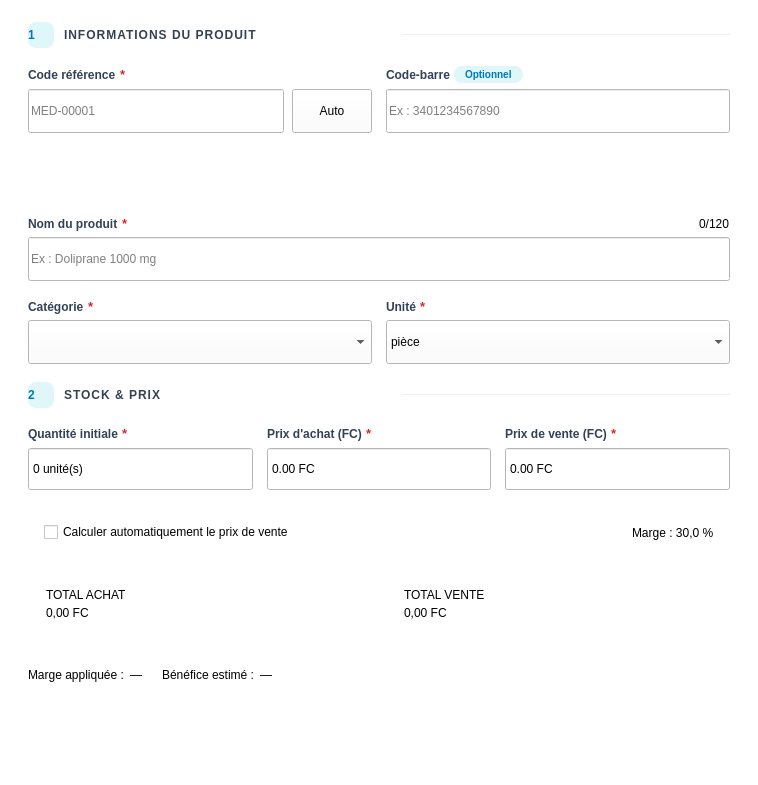
        <widget class="QWidget" name="scroll_content">
         <property name="geometry">
          <rect>
           <x>0</x>
           <y>0</y>
           <width>758</width>
           <height>785</height>
          </rect>
         </property>
         <property name="styleSheet">
          <string notr="true">background-color: #ffffff;</string>
         </property>
         <layout class="QVBoxLayout" name="content_layout">
          <property name="spacing">
           <number>18</number>
          </property>
          <property name="leftMargin">
           <number>28</number>
          </property>
          <property name="topMargin">
           <number>22</number>
          </property>
          <property name="rightMargin">
           <number>28</number>
          </property>
          <property name="bottomMargin">
           <number>22</number>
          </property>
          <item>
           <layout class="QHBoxLayout" name="sec1_header">
            <property name="spacing">
             <number>10</number>
            </property>
            <item>
             <widget class="QLabel" name="sec1_num">
              <property name="styleSheet">
               <string notr="true">QLabel { background-color: #e0f7fa; color: #0077B6; border-radius: 8px; font-size: 12px; font-weight: 800; min-width: 26px; max-width: 26px; min-height: 26px; max-height: 26px; qproperty-alignment: 'AlignCenter'; }</string>
              </property>
              <property name="text">
               <string>1</string>
              </property>
             </widget>
            </item>
            <item>
             <widget class="QLabel" name="sec1_title">
              <property name="styleSheet">
               <string notr="true">color: #334155; font-size: 12px; font-weight: 800; letter-spacing: 1px; background: transparent;</string>
              </property>
              <property name="text">
               <string>INFORMATIONS DU PRODUIT</string>
              </property>
             </widget>
            </item>
            <item>
             <widget class="QFrame" name="sec1_line">
              <property name="styleSheet">
               <string notr="true">background-color: #eef2f7; border: none; max-height: 1px; min-height: 1px;</string>
              </property>
              <property name="frameShape">
               <enum>QFrame::Shape::HLine</enum>
              </property>
             </widget>
            </item>
           </layout>
          </item>
          <item>
           <layout class="QHBoxLayout" name="row_code">
            <property name="spacing">
             <number>14</number>
            </property>
            <item>
             <layout class="QVBoxLayout" name="layout_code_ref">
              <property name="spacing">
               <number>6</number>
              </property>
              <item>
               <layout class="QHBoxLayout" name="code_ref_label_layout">
                <property name="spacing">
                 <number>4</number>
                </property>
                <item>
                 <widget class="QLabel" name="lbl_code_ref">
                  <property name="styleSheet">
                   <string notr="true">color: #334155; font-size: 12px; font-weight: 700;</string>
                  </property>
                  <property name="text">
                   <string>Code référence</string>
                  </property>
                 </widget>
                </item>
                <item>
                 <widget class="QLabel" name="req_code">
                  <property name="styleSheet">
                   <string notr="true">color: #dc2626; font-size: 13px; font-weight: 800;</string>
                  </property>
                  <property name="text">
                   <string>*</string>
                  </property>
                 </widget>
                </item>
                <item>
                 <spacer name="code_label_spacer">
                  <property name="orientation">
                   <enum>Qt::Orientation::Horizontal</enum>
                  </property>
                  <property name="sizeHint" stdset="0">
                   <size>
                    <width>0</width>
                    <height>0</height>
                   </size>
                  </property>
                 </spacer>
                </item>
               </layout>
              </item>
              <item>
               <layout class="QHBoxLayout" name="code_ref_input_layout">
                <property name="spacing">
                 <number>8</number>
                </property>
                <item>
                 <widget class="QLineEdit" name="input_code_ref">
                  <property name="minimumSize">
                   <size>
                    <width>0</width>
                    <height>44</height>
                   </size>
                  </property>
                  <property name="placeholderText">
                   <string>MED-00001</string>
                  </property>
                 </widget>
                </item>
                <item>
                 <widget class="QPushButton" name="btn_gen_ref">
                  <property name="minimumSize">
                   <size>
                    <width>0</width>
                    <height>0</height>
                   </size>
                  </property>
                  <property name="maximumSize">
                   <size>
                    <width>16777215</width>
                    <height>44</height>
                   </size>
                  </property>
                  <property name="cursor">
                   <cursorShape>PointingHandCursor</cursorShape>
                  </property>
                  <property name="toolTip">
                   <string>Générer un nouveau code</string>
                  </property>
                  <property name="text">
                   <string>Auto</string>
                  </property>
                 </widget>
                </item>
               </layout>
              </item>
             </layout>
            </item>
            <item>
             <layout class="QVBoxLayout" name="layout_code_barre">
              <property name="spacing">
               <number>6</number>
              </property>
              <item>
               <layout class="QHBoxLayout" name="barcode_label_layout">
                <property name="spacing">
                 <number>4</number>
                </property>
                <item>
                 <widget class="QLabel" name="lbl_code_barre">
                  <property name="styleSheet">
                   <string notr="true">color: #334155; font-size: 12px; font-weight: 700;</string>
                  </property>
                  <property name="text">
                   <string>Code-barre</string>
                  </property>
                 </widget>
                </item>
                <item>
                 <widget class="QLabel" name="barcode_opt">
                  <property name="styleSheet">
                   <string notr="true">color: #0077B6; font-size: 10px; font-weight: 700; background: #e0f7fa; border-radius: 8px; padding: 2px 8px;</string>
                  </property>
                  <property name="text">
                   <string>Optionnel</string>
                  </property>
                 </widget>
                </item>
                <item>
                 <spacer name="barcode_label_spacer">
                  <property name="orientation">
                   <enum>Qt::Orientation::Horizontal</enum>
                  </property>
                  <property name="sizeHint" stdset="0">
                   <size>
                    <width>0</width>
                    <height>0</height>
                   </size>
                  </property>
                 </spacer>
                </item>
               </layout>
              </item>
              <item>
               <widget class="QLineEdit" name="input_code_barre">
                <property name="minimumSize">
                 <size>
                  <width>0</width>
                  <height>44</height>
                 </size>
                </property>
                <property name="placeholderText">
                 <string>Ex : 3401234567890</string>
                </property>
               </widget>
              </item>
             </layout>
            </item>
           </layout>
          </item>
          <item>
           <widget class="QFrame" name="barcode_preview">
            <property name="frameShape">
             <enum>QFrame::Shape::NoFrame</enum>
            </property>
            <layout class="QHBoxLayout" name="barcode_preview_layout">
             <property name="spacing">
              <number>2</number>
             </property>
             <property name="leftMargin">
              <number>14</number>
             </property>
             <property name="topMargin">
              <number>4</number>
             </property>
             <property name="rightMargin">
              <number>14</number>
             </property>
             <property name="bottomMargin">
              <number>4</number>
             </property>
            </layout>
           </widget>
          </item>
          <item>
           <layout class="QVBoxLayout" name="layout_nom">
            <property name="spacing">
             <number>6</number>
            </property>
            <item>
             <layout class="QHBoxLayout" name="nom_label_layout">
              <property name="spacing">
               <number>4</number>
              </property>
              <item>
               <widget class="QLabel" name="lbl_nom">
                <property name="styleSheet">
                 <string notr="true">color: #334155; font-size: 12px; font-weight: 700;</string>
                </property>
                <property name="text">
                 <string>Nom du produit</string>
                </property>
               </widget>
              </item>
              <item>
               <widget class="QLabel" name="req_nom">
                <property name="styleSheet">
                 <string notr="true">color: #dc2626; font-size: 13px; font-weight: 800;</string>
                </property>
                <property name="text">
                 <string>*</string>
                </property>
               </widget>
              </item>
              <item>
               <spacer name="nom_label_spacer">
                <property name="orientation">
                 <enum>Qt::Orientation::Horizontal</enum>
                </property>
                <property name="sizeHint" stdset="0">
                 <size>
                  <width>0</width>
                  <height>0</height>
                 </size>
                </property>
               </spacer>
              </item>
              <item>
               <widget class="QLabel" name="name_counter">
                <property name="text">
                 <string>0/120</string>
                </property>
               </widget>
              </item>
             </layout>
            </item>
            <item>
             <widget class="QLineEdit" name="input_nom">
              <property name="minimumSize">
               <size>
                <width>0</width>
                <height>44</height>
               </size>
              </property>
              <property name="maxLength">
               <number>120</number>
              </property>
              <property name="placeholderText">
               <string>Ex : Doliprane 1000 mg</string>
              </property>
             </widget>
            </item>
           </layout>
          </item>
          <item>
           <layout class="QHBoxLayout" name="row_cat_unite">
            <property name="spacing">
             <number>14</number>
            </property>
            <item>
             <layout class="QVBoxLayout" name="layout_cat">
              <property name="spacing">
               <number>6</number>
              </property>
              <item>
               <layout class="QHBoxLayout" name="cat_label_layout">
                <property name="spacing">
                 <number>4</number>
                </property>
                <item>
                 <widget class="QLabel" name="lbl_cat">
                  <property name="styleSheet">
                   <string notr="true">color: #334155; font-size: 12px; font-weight: 700;</string>
                  </property>
                  <property name="text">
                   <string>Catégorie</string>
                  </property>
                 </widget>
                </item>
                <item>
                 <widget class="QLabel" name="req_cat">
                  <property name="styleSheet">
                   <string notr="true">color: #dc2626; font-size: 13px; font-weight: 800;</string>
                  </property>
                  <property name="text">
                   <string>*</string>
                  </property>
                 </widget>
                </item>
                <item>
                 <spacer name="cat_label_spacer">
                  <property name="orientation">
                   <enum>Qt::Orientation::Horizontal</enum>
                  </property>
                  <property name="sizeHint" stdset="0">
                   <size>
                    <width>0</width>
                    <height>0</height>
                   </size>
                  </property>
                 </spacer>
                </item>
               </layout>
              </item>
              <item>
               <widget class="QComboBox" name="input_categorie">
                <property name="minimumSize">
                 <size>
                  <width>0</width>
                  <height>44</height>
                 </size>
                </property>
               </widget>
              </item>
             </layout>
            </item>
            <item>
             <layout class="QVBoxLayout" name="layout_unite">
              <property name="spacing">
               <number>6</number>
              </property>
              <item>
               <layout class="QHBoxLayout" name="unite_label_layout">
                <property name="spacing">
                 <number>4</number>
                </property>
                <item>
                 <widget class="QLabel" name="lbl_unite">
                  <property name="styleSheet">
                   <string notr="true">color: #334155; font-size: 12px; font-weight: 700;</string>
                  </property>
                  <property name="text">
                   <string>Unité</string>
                  </property>
                 </widget>
                </item>
                <item>
                 <widget class="QLabel" name="req_unite">
                  <property name="styleSheet">
                   <string notr="true">color: #dc2626; font-size: 13px; font-weight: 800;</string>
                  </property>
                  <property name="text">
                   <string>*</string>
                  </property>
                 </widget>
                </item>
                <item>
                 <spacer name="unite_label_spacer">
                  <property name="orientation">
                   <enum>Qt::Orientation::Horizontal</enum>
                  </property>
                  <property name="sizeHint" stdset="0">
                   <size>
                    <width>0</width>
                    <height>0</height>
                   </size>
                  </property>
                 </spacer>
                </item>
               </layout>
              </item>
              <item>
               <widget class="QComboBox" name="input_unite">
                <property name="minimumSize">
                 <size>
                  <width>0</width>
                  <height>44</height>
                 </size>
                </property>
                <item>
                 <property name="text">
                  <string>pièce</string>
                 </property>
                </item>
                <item>
                 <property name="text">
                  <string>comprimé</string>
                 </property>
                </item>
                <item>
                 <property name="text">
                  <string>boîte</string>
                 </property>
                </item>
                <item>
                 <property name="text">
                  <string>flacon</string>
                 </property>
                </item>
                <item>
                 <property name="text">
                  <string>tube</string>
                 </property>
                </item>
                <item>
                 <property name="text">
                  <string>sachet</string>
                 </property>
                </item>
                <item>
                 <property name="text">
                  <string>ampoule</string>
                 </property>
                </item>
                <item>
                 <property name="text">
                  <string>plaquette</string>
                 </property>
                </item>
                <item>
                 <property name="text">
                  <string>autre</string>
                 </property>
                </item>
               </widget>
              </item>
             </layout>
            </item>
           </layout>
          </item>
          <item>
           <layout class="QHBoxLayout" name="sec2_header">
            <property name="spacing">
             <number>10</number>
            </property>
            <item>
             <widget class="QLabel" name="sec2_num">
              <property name="styleSheet">
               <string notr="true">QLabel { background-color: #e0f7fa; color: #0077B6; border-radius: 8px; font-size: 12px; font-weight: 800; min-width: 26px; max-width: 26px; min-height: 26px; max-height: 26px; qproperty-alignment: 'AlignCenter'; }</string>
              </property>
              <property name="text">
               <string>2</string>
              </property>
             </widget>
            </item>
            <item>
             <widget class="QLabel" name="sec2_title">
              <property name="styleSheet">
               <string notr="true">color: #334155; font-size: 12px; font-weight: 800; letter-spacing: 1px; background: transparent;</string>
              </property>
              <property name="text">
               <string>STOCK &amp; PRIX</string>
              </property>
             </widget>
            </item>
            <item>
             <widget class="QFrame" name="sec2_line">
              <property name="styleSheet">
               <string notr="true">background-color: #eef2f7; border: none; max-height: 1px; min-height: 1px;</string>
              </property>
              <property name="frameShape">
               <enum>QFrame::Shape::HLine</enum>
              </property>
             </widget>
            </item>
           </layout>
          </item>
          <item>
           <layout class="QHBoxLayout" name="row_stock">
            <property name="spacing">
             <number>14</number>
            </property>
            <item>
             <layout class="QVBoxLayout" name="layout_qte">
              <property name="spacing">
               <number>6</number>
              </property>
              <item>
               <layout class="QHBoxLayout" name="qte_label_layout">
                <property name="spacing">
                 <number>4</number>
                </property>
                <item>
                 <widget class="QLabel" name="lbl_qte">
                  <property name="styleSheet">
                   <string notr="true">color: #334155; font-size: 12px; font-weight: 700;</string>
                  </property>
                  <property name="text">
                   <string>Quantité initiale</string>
                  </property>
                 </widget>
                </item>
                <item>
                 <widget class="QLabel" name="req_qte">
                  <property name="styleSheet">
                   <string notr="true">color: #dc2626; font-size: 13px; font-weight: 800;</string>
                  </property>
                  <property name="text">
                   <string>*</string>
                  </property>
                 </widget>
                </item>
                <item>
                 <spacer name="qte_label_spacer">
                  <property name="orientation">
                   <enum>Qt::Orientation::Horizontal</enum>
                  </property>
                  <property name="sizeHint" stdset="0">
                   <size>
                    <width>0</width>
                    <height>0</height>
                   </size>
                  </property>
                 </spacer>
                </item>
               </layout>
              </item>
              <item>
               <widget class="QSpinBox" name="input_quantite">
                <property name="minimumSize">
                 <size>
                  <width>0</width>
                  <height>44</height>
                 </size>
                </property>
                <property name="buttonSymbols">
                 <enum>QAbstractSpinBox::ButtonSymbols::NoButtons</enum>
                </property>
                <property name="suffix">
                 <string> unité(s)</string>
                </property>
                <property name="minimum">
                 <number>0</number>
                </property>
                <property name="maximum">
                 <number>1000000</number>
                </property>
               </widget>
              </item>
             </layout>
            </item>
            <item>
             <layout class="QVBoxLayout" name="layout_prix_achat">
              <property name="spacing">
               <number>6</number>
              </property>
              <item>
               <layout class="QHBoxLayout" name="pa_label_layout">
                <property name="spacing">
                 <number>4</number>
                </property>
                <item>
                 <widget class="QLabel" name="lbl_prix_achat">
                  <property name="styleSheet">
                   <string notr="true">color: #334155; font-size: 12px; font-weight: 700;</string>
                  </property>
                  <property name="text">
                   <string>Prix d'achat (FC)</string>
                  </property>
                 </widget>
                </item>
                <item>
                 <widget class="QLabel" name="req_pa">
                  <property name="styleSheet">
                   <string notr="true">color: #dc2626; font-size: 13px; font-weight: 800;</string>
                  </property>
                  <property name="text">
                   <string>*</string>
                  </property>
                 </widget>
                </item>
                <item>
                 <spacer name="pa_label_spacer">
                  <property name="orientation">
                   <enum>Qt::Orientation::Horizontal</enum>
                  </property>
                  <property name="sizeHint" stdset="0">
                   <size>
                    <width>0</width>
                    <height>0</height>
                   </size>
                  </property>
                 </spacer>
                </item>
               </layout>
              </item>
              <item>
               <widget class="QDoubleSpinBox" name="input_prix_achat">
                <property name="minimumSize">
                 <size>
                  <width>0</width>
                  <height>44</height>
                 </size>
                </property>
                <property name="buttonSymbols">
                 <enum>QAbstractSpinBox::ButtonSymbols::NoButtons</enum>
                </property>
                <property name="suffix">
                 <string> FC</string>
                </property>
                <property name="decimals">
                 <number>2</number>
                </property>
                <property name="maximum">
                 <double>999999999999999.000000000000000</double>
                </property>
               </widget>
              </item>
             </layout>
            </item>
            <item>
             <layout class="QVBoxLayout" name="layout_prix_vente">
              <property name="spacing">
               <number>6</number>
              </property>
              <item>
               <layout class="QHBoxLayout" name="pv_label_layout">
                <property name="spacing">
                 <number>4</number>
                </property>
                <item>
                 <widget class="QLabel" name="lbl_prix_vente">
                  <property name="styleSheet">
                   <string notr="true">color: #334155; font-size: 12px; font-weight: 700;</string>
                  </property>
                  <property name="text">
                   <string>Prix de vente (FC)</string>
                  </property>
                 </widget>
                </item>
                <item>
                 <widget class="QLabel" name="req_pv">
                  <property name="styleSheet">
                   <string notr="true">color: #dc2626; font-size: 13px; font-weight: 800;</string>
                  </property>
                  <property name="text">
                   <string>*</string>
                  </property>
                 </widget>
                </item>
                <item>
                 <spacer name="pv_label_spacer">
                  <property name="orientation">
                   <enum>Qt::Orientation::Horizontal</enum>
                  </property>
                  <property name="sizeHint" stdset="0">
                   <size>
                    <width>0</width>
                    <height>0</height>
                   </size>
                  </property>
                 </spacer>
                </item>
               </layout>
              </item>
              <item>
               <widget class="QDoubleSpinBox" name="input_prix_vente">
                <property name="minimumSize">
                 <size>
                  <width>0</width>
                  <height>44</height>
                 </size>
                </property>
                <property name="buttonSymbols">
                 <enum>QAbstractSpinBox::ButtonSymbols::NoButtons</enum>
                </property>
                <property name="suffix">
                 <string> FC</string>
                </property>
                <property name="decimals">
                 <number>2</number>
                </property>
                <property name="maximum">
                 <double>999999999999999.000000000000000</double>
                </property>
               </widget>
              </item>
             </layout>
            </item>
           </layout>
          </item>
          <item>
           <widget class="QFrame" name="auto_box">
            <property name="frameShape">
             <enum>QFrame::Shape::NoFrame</enum>
            </property>
            <layout class="QHBoxLayout" name="auto_layout">
             <property name="spacing">
              <number>12</number>
             </property>
             <property name="leftMargin">
              <number>16</number>
             </property>
             <property name="topMargin">
              <number>10</number>
             </property>
             <property name="rightMargin">
              <number>16</number>
             </property>
             <property name="bottomMargin">
              <number>10</number>
             </property>
             <item>
              <widget class="QCheckBox" name="auto_check">
               <property name="cursor">
                <cursorShape>PointingHandCursor</cursorShape>
               </property>
               <property name="text">
                <string>Calculer automatiquement le prix de vente</string>
               </property>
              </widget>
             </item>
             <item>
              <spacer name="auto_spacer">
               <property name="orientation">
                <enum>Qt::Orientation::Horizontal</enum>
               </property>
               <property name="sizeHint" stdset="0">
                <size>
                 <width>0</width>
                 <height>0</height>
                </size>
               </property>
              </spacer>
             </item>
             <item>
              <widget class="QLabel" name="auto_hint">
               <property name="text">
                <string>Marge : 30,0 %</string>
               </property>
              </widget>
             </item>
            </layout>
           </widget>
          </item>
          <item>
           <layout class="QHBoxLayout" name="totals_layout">
            <property name="spacing">
             <number>14</number>
            </property>
            <item>
             <widget class="QFrame" name="tot_buy_card">
              <property name="frameShape">
               <enum>QFrame::Shape::NoFrame</enum>
              </property>
              <layout class="QVBoxLayout" name="tot_buy_layout">
               <property name="spacing">
                <number>4</number>
               </property>
               <property name="leftMargin">
                <number>18</number>
               </property>
               <property name="topMargin">
                <number>14</number>
               </property>
               <property name="rightMargin">
                <number>18</number>
               </property>
               <property name="bottomMargin">
                <number>14</number>
               </property>
               <item>
                <widget class="QLabel" name="tot_buy_label">
                 <property name="text">
                  <string>TOTAL ACHAT</string>
                 </property>
                </widget>
               </item>
               <item>
                <widget class="QLabel" name="tot_buy_value">
                 <property name="text">
                  <string>0,00 FC</string>
                 </property>
                </widget>
               </item>
              </layout>
             </widget>
            </item>
            <item>
             <widget class="QFrame" name="tot_sell_card">
              <property name="frameShape">
               <enum>QFrame::Shape::NoFrame</enum>
              </property>
              <layout class="QVBoxLayout" name="tot_sell_layout">
               <property name="spacing">
                <number>4</number>
               </property>
               <property name="leftMargin">
                <number>18</number>
               </property>
               <property name="topMargin">
                <number>14</number>
               </property>
               <property name="rightMargin">
                <number>18</number>
               </property>
               <property name="bottomMargin">
                <number>14</number>
               </property>
               <item>
                <widget class="QLabel" name="tot_sell_label">
                 <property name="text">
                  <string>TOTAL VENTE</string>
                 </property>
                </widget>
               </item>
               <item>
                <widget class="QLabel" name="tot_sell_value">
                 <property name="text">
                  <string>0,00 FC</string>
                 </property>
                </widget>
               </item>
              </layout>
             </widget>
            </item>
           </layout>
          </item>
          <item>
           <layout class="QHBoxLayout" name="margin_layout">
            <property name="spacing">
             <number>20</number>
            </property>
            <item>
             <layout class="QHBoxLayout" name="margin_applied_layout">
              <property name="spacing">
               <number>6</number>
              </property>
              <item>
               <widget class="QLabel" name="margin_label">
                <property name="text">
                 <string>Marge appliquée :</string>
                </property>
               </widget>
              </item>
              <item>
               <widget class="QLabel" name="margin_value">
                <property name="text">
                 <string>—</string>
                </property>
               </widget>
              </item>
             </layout>
            </item>
            <item>
             <layout class="QHBoxLayout" name="profit_layout">
              <property name="spacing">
               <number>6</number>
              </property>
              <item>
               <widget class="QLabel" name="profit_label">
                <property name="text">
                 <string>Bénéfice estimé :</string>
                </property>
               </widget>
              </item>
              <item>
               <widget class="QLabel" name="profit_value">
                <property name="text">
                 <string>—</string>
                </property>
               </widget>
              </item>
             </layout>
            </item>
            <item>
             <spacer name="margin_spacer">
              <property name="orientation">
               <enum>Qt::Orientation::Horizontal</enum>
              </property>
              <property name="sizeHint" stdset="0">
               <size>
                <width>0</width>
                <height>0</height>
               </size>
              </property>
             </spacer>
            </item>
           </layout>
          </item>
          <item>
           <widget class="QLabel" name="label_error">
            <property name="visible">
             <bool>false</bool>
            </property>
            <property name="text">
             <string/>
            </property>
            <property name="wordWrap">
             <bool>true</bool>
            </property>
           </widget>
          </item>
         </layout>
        </widget>
